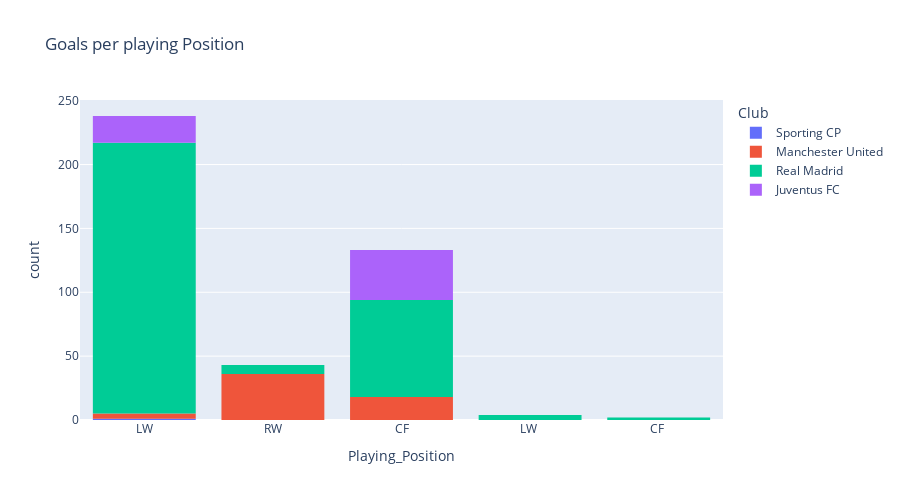

Source (notebook cell):
### Code cell
px.histogram(
    df,
    x='Playing_Position',
    title="Goals per playing Position",
    log_x=False,
    log_y=False,
    #symbol='title',
    #markers=True,
    #width=800, 
    height=500,
    color='Club',
    hover_name='Club',
    hover_data=['Playing_Position','Competition','Season','Club'])

### Figure 1 — Plotly figure (JSON) as saved in the notebook; plotly's stock layout.template omitted (floating-point values rounded to 4 significant figures; data arrays with more than 128 entries replaced by an {"elided": "..."} marker saying what was removed)
{"data": [{"alignmentgroup": "True", "bingroup": "x", "hovertemplate": "Club=Sporting CP<br>Playing_Position=%{x}<br>count=%{y}<extra></extra>", "legendgroup": "Sporting CP", "marker": {"color": "#636efa", "pattern": {"shape": ""}}, "name": "Sporting CP", "offsetgroup": "Sporting CP", "orientation": "v", "showlegend": true, "type": "histogram", "x": ["LW"], "xaxis": "x", "yaxis": "y"}, {"alignmentgroup": "True", "bingroup": "x", "hovertemplate": "Club=Manchester United<br>Playing_Position=%{x}<br>count=%{y}<extra></extra>", "legendgroup": "Manchester United", "marker": {"color": "#EF553B", "pattern": {"shape": ""}}, "name": "Manchester United", "offsetgroup": "Manchester United", "orientation": "v", "showlegend": true, "type": "histogram", "x": ["RW", "RW", "RW", "RW", "RW", "RW", "RW", "RW", "RW", "RW", "RW", "RW", "RW", "RW", "RW", "RW", "RW", "RW", "RW", "RW", "RW", "RW", "RW", "RW", "RW", "RW", "RW", "LW", "RW", "RW", "RW", "RW", "RW", "LW", "LW", "LW", "CF", "RW", "RW", "RW", "RW", "CF", "CF", "CF", "CF", "CF", "CF", "CF", "CF", "CF", "CF", "CF", "CF", "CF", "CF", "CF", "CF", "CF"], "xaxis": "x", "yaxis": "y"}, {"alignmentgroup": "True", "bingroup": "x", "hovertemplate": "Club=Real Madrid<br>Playing_Position=%{x}<br>count=%{y}<extra></extra>", "legendgroup": "Real Madrid", "marker": {"color": "#00cc96", "pattern": {"shape": ""}}, "name": "Real Madrid", "offsetgroup": "Real Madrid", "orientation": "v", "showlegend": true, "type": "histogram", "x": {"elided": "301 str values"}, "xaxis": "x", "yaxis": "y"}, {"alignmentgroup": "True", "bingroup": "x", "hovertemplate": "Club=Juventus FC<br>Playing_Position=%{x}<br>count=%{y}<extra></extra>", "legendgroup": "Juventus FC", "marker": {"color": "#ab63fa", "pattern": {"shape": ""}}, "name": "Juventus FC", "offsetgroup": "Juventus FC", "orientation": "v", "showlegend": true, "type": "histogram", "x": ["CF", "LW", "CF", "CF", "CF", "CF", "LW", "LW", "LW", "LW", "LW", "LW", "CF", "CF", "LW", "LW", "CF", "CF", "LW", "CF", "CF", "CF", "CF", "CF", "LW", "CF", "CF", "CF", "LW", "LW", "LW", "LW", "LW", "LW", "LW", "LW", "LW", "CF", "CF", "CF", "LW", "CF", "CF", "CF", "CF", "CF", "CF", "CF", "CF", "CF", "CF", "CF", "CF", "CF", "CF", "CF", "CF", "CF", "CF", "CF"], "xaxis": "x", "yaxis": "y"}], "layout": {"barmode": "relative", "height": 500, "legend": {"title": {"text": "Club"}, "tracegroupgap": 0}, "title": {"text": "Goals per playing Position"}, "xaxis": {"anchor": "y", "domain": [0, 1], "title": {"text": "Playing_Position"}}, "yaxis": {"anchor": "x", "domain": [0, 1], "title": {"text": "count"}}}}
